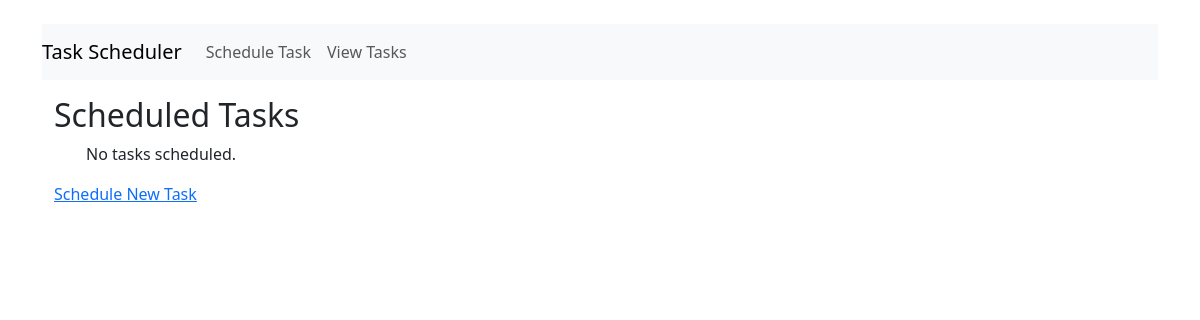
/tasks/, run on an earlier commit of the app's database.
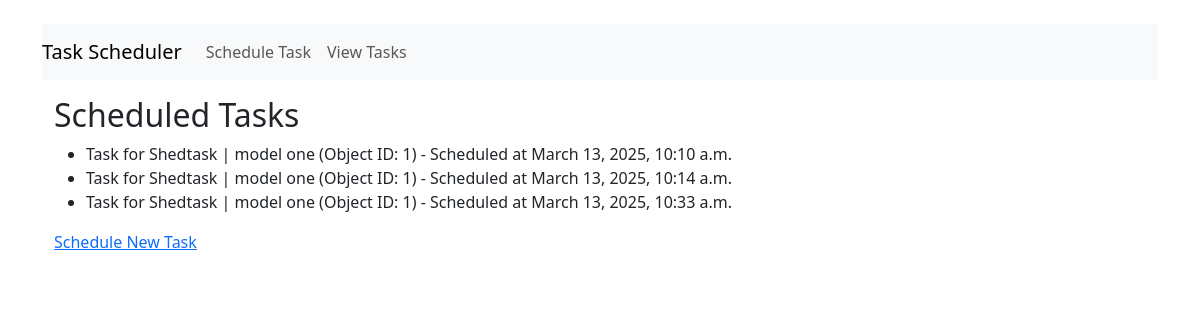
And on a later commit of the database.
### shedtask/models.py (models this page shows, shortened)
class TaskScheduler(models.Model):
    content_type = models.ForeignKey(ContentType, on_delete=models.CASCADE)  # Dynamic relation
    object_id = models.PositiveIntegerField()
    target_object = GenericForeignKey('content_type', 'object_id')  # Allows dynamic model reference
    execution_time = models.DateTimeField()
    status = models.BooleanField(default=False)  # False = pending, True = executed

### shedtask/views.py (the view)
# urls.py: path('tasks/', task_list, name='task_list'),
def task_list(request):
    tasks = TaskScheduler.objects.filter(execution_time__gte=now()).order_by('execution_time')
    return render(request, 'task_list.html', {'tasks': tasks})

### shedtask/templates/task_list.html
{% extends 'base.html' %}
{% block content %}
  <h2>Scheduled Tasks</h2>
  <ul>
    {% for task in tasks %}
      <li>Task for {{ task.content_type }} (Object ID: {{ task.object_id }}) - Scheduled at {{ task.execution_time }}</li>
    {% empty %}
      <p>No tasks scheduled.</p>
    {% endfor %}
  </ul>
  <a href="{% url 'schedule_task' %}">Schedule New Task</a>
{% endblock %}

### shedtask/templates/base.html (shortened to what this page needs)
<!DOCTYPE html>
<html lang="en">
<head>
    <link rel="stylesheet" href="https://cdn.jsdelivr.net/npm/bootstrap@5.3.0/dist/css/bootstrap.min.css">
</head>
<body class="container mt-4">
    <nav class="navbar navbar-expand-lg navbar-light bg-light">
        <a class="navbar-brand" href="{% url 'schedule_task' %}">Task Scheduler</a>
        <div class="navbar-nav">
            <a class="nav-link" href="{% url 'schedule_task' %}">Schedule Task</a>
            <a class="nav-link" href="{% url 'task_list' %}">View Tasks</a>
        </div>
    </nav>
    <div class="container mt-3">
        {% block content %}{% endblock %}
    </div>
</body>
</html>

What changed in the data, as far as the page shows it:
added TaskScheduler: content_type "Shedtask | model one", object_id "1", execution_time "March 13, 2025, 10:10 a.m."
added TaskScheduler: content_type "Shedtask | model one", object_id "1", execution_time "March 13, 2025, 10:14 a.m."
added TaskScheduler: content_type "Shedtask | model one", object_id "1", execution_time "March 13, 2025, 10:33 a.m."
Also different on the page:
text no longer shown: "No tasks scheduled."
